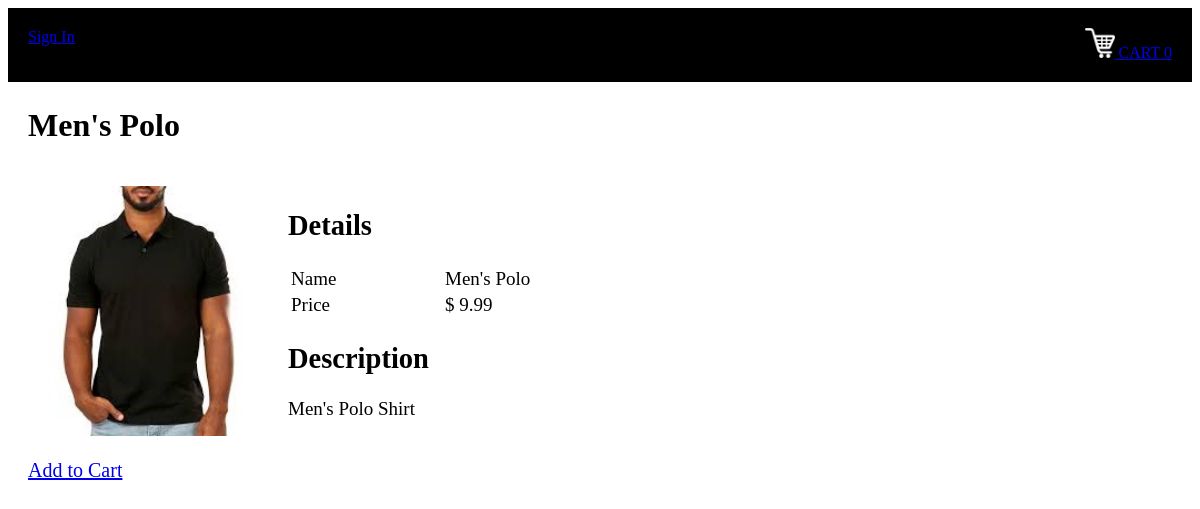
/productDescription?productId=1, run on the app's committed database.
### tables this page shows
CREATE TABLE products
		(productId INTEGER PRIMARY KEY,
		name TEXT,
		price REAL,
		description TEXT,
		image TEXT,
		stock INTEGER,
		categoryId INTEGER,
		FOREIGN KEY(categoryId) REFERENCES categories(categoryId)
		);

### main.py (the view)
@app.route("/productDescription")
def productDescription():
    loggedIn, firstName, noOfItems = getLoginDetails()
    productId = request.args.get('productId')
    with sqlite3.connect('database.db') as conn:
        cur = conn.cursor()
        cur.execute('SELECT productId, name, price, description, image, stock FROM products WHERE productId = ' + productId)
        productData = cur.fetchone()
    conn.close()
    return render_template("productDescription.html", data=productData, loggedIn = loggedIn, firstName = firstName, noOfItems = noOfItems)

### main.py (called while the page is built, shortened)
def getLoginDetails():
    with sqlite3.connect('database.db') as conn:
        cur = conn.cursor()
        if 'email' not in session:
            loggedIn = False
            firstName = ''
            noOfItems = 0
    conn.close()
    return (loggedIn, firstName, noOfItems)

### templates/productDescription.html (shortened to what this page needs)
<!DOCTYPE HTML>
<html>
<head>
<link rel="stylesheet" href={{url_for('static', filename='css/productDescription.css')}} />
<link rel="stylesheet" href={{ url_for('static', filename='css/topStyle.css')}} />
</head>
<body>
<div id="title">
	{% if not loggedIn %}
	<div id="signInButton">
		<a class="link" href="/loginForm">Sign In</a>
	</div>
	{% endif %}
	<div id="cart">
		<a class="link" href="/cart">
			<img src={{url_for('static', filename='images/shoppingCart.png')}} id="cartIcon" />
			CART {{noOfItems}}
		</a>
	</div>
</div>
<div id="display">
	<div id="productName">
		<h1>{{data[1]}}</h1>
	</div>
	<div>
		<img src={{url_for('static', filename='uploads/'+data[4]) }} id="productImage"/>
	</div>
	<div id="productDescription">
		<h2>Details</h2>
		<table id="descriptionTable">
			<tr>
				<td>Name</td>
				<td>{{data[1]}}</td>
			</tr>
			<tr>
				<td>Price</td>
				<td>$ {{data[2]}}</td>
			</tr>
		</table>
		<h2>Description</h2>
		<p>{{data[3]}}</p>
	</div>
	<div id="addToCart">
		<a href="/addToCart?productId={{request.args.get('productId')}}">Add to Cart</a>
	</div>
</div>
</body>
</html>

### static/css/productDescription.css (style rules this page uses)
#display { margin-top: 20px; margin-left: 20px; margin-right: 20px; margin-bottom: 20px; }
#productImage { height: 250px; width: 200px; margin-left: 20px; margin-right: 20px; margin-top: 20px; margin-bottom: 20px; display: inline-block; float: left; }
#productDescription { margin-left: 20px; margin-right: 20px; margin-top: 20px; margin-bottom: 20px; display: inline-block; font-size: 19px; }
#descriptionTable td { width: 150px; }
#addToCart { font-size: 20px; }

### static/css/topStyle.css (style rules this page uses)
#title { background-color: black; display: inline-block; width: 100%; }
#signInButton { color: yellow; margin-top: 20px; margin-bottom: 20px; margin-left: 20px; margin-right: 20px; float: left; }
#cart { color: white; margin-top: 20px; margin-bottom: 20px; margin-left: 20px; margin-right: 20px; float: right; }
#cartIcon { height: 30px; width: 30px; }

### data on the page
products: name "Men's Polo", image (picture), price "9.99", description "Men's Polo Shirt"

### other printed values
{{ noOfItems }} "0"
